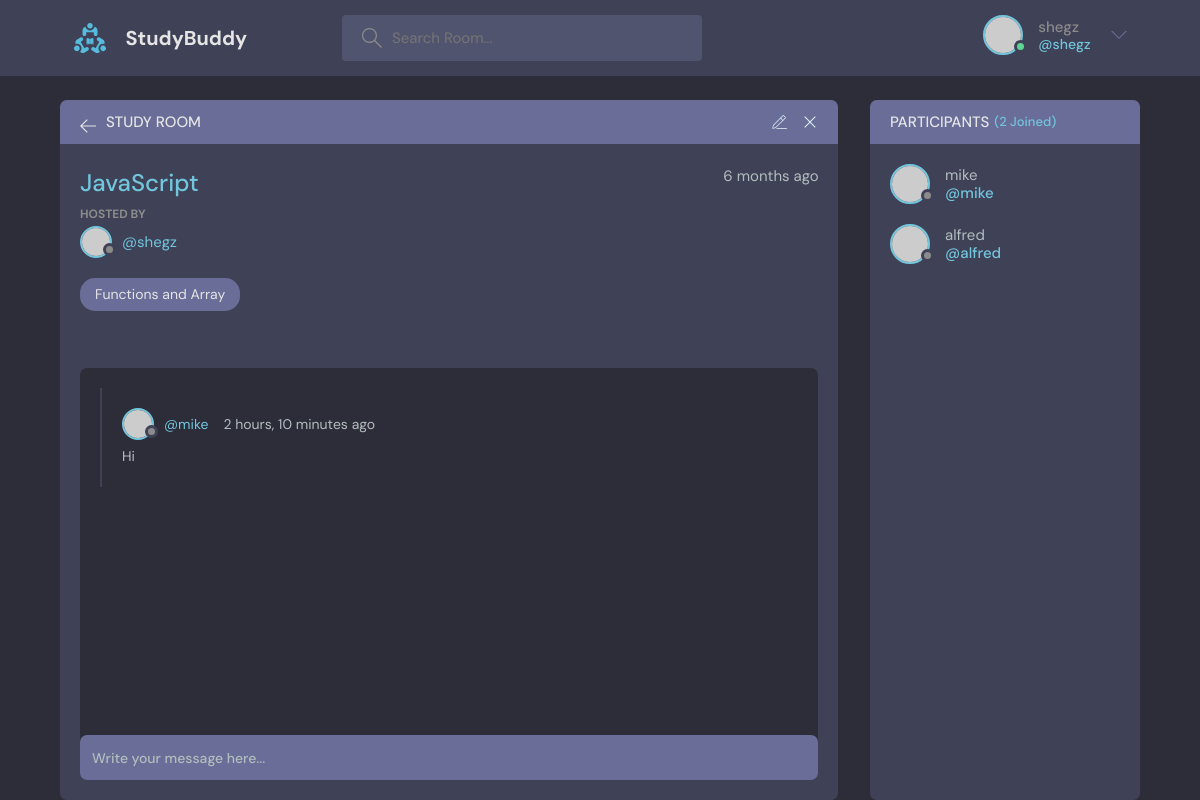
/room/2/ (signed in), run on the app's committed database.
### base/models.py (models this page shows, shortened)
class Room(models.Model):
    host = models.ForeignKey(User, on_delete=models.SET_NULL, null=True)
    topic = models.ForeignKey(Topic, on_delete=models.SET_NULL, null=True)
    name = models.CharField(max_length=200, null=True)
    description = models.TextField(null=True, blank=True)
    participants = models.ManyToManyField(
        User, related_name='participants', blank=True)
    updated = models.DateTimeField(auto_now=True)
    created = models.DateTimeField(auto_now_add=True)
    class Meta:
        ordering = ['-updated', '-created']

class Topic(models.Model):
    name = models.CharField(max_length=150)
    def __str__(self):
        return self.name

class Message(models.Model):
    user = models.ForeignKey(User, on_delete=models.CASCADE)
    room = models.ForeignKey(Room, on_delete=models.CASCADE)
    body = models.TextField()
    updated = models.DateTimeField(auto_now=True)
    created = models.DateTimeField(auto_now_add=True)
    class Meta:
        ordering = ['-updated', '-created']

### base/views.py (the view, shortened to what this page needs)
# urls.py: path('room/<str:pk>/', views.room, name="room"),
def room(request, pk):
    room = Room.objects.get(id=pk)
    room_messages = room.message_set.all()
    participants = room.participants.all()
    context = {
        'room': room,
          'room_messages': room_messages,
               'participants': participants
               }
    return render(request, 'base/room.html', context)

### base/templates/base/room.html (shortened to what this page needs)
{% extends 'main.html'%}
{% load static %}
{% block content %}
<main class="profile-page layout layout--2">
  <div class="container">
    <div class="room">
      <div class="room__top">
        <div class="room__topLeft">
          <a href="{% url 'home' %}">
            <svg version="1.1" xmlns="http://www.w3.org/2000/svg" width="32" height="32" viewBox="0 0 32 32">
              <title>arrow-left</title>
              <path d="M13.723 2.286l-13.723 13.714 13.719 13.714
                1.616-1.611-10.96-10.96h27.625v-2.286h-27.625l10.965-10.965-1.616-1.607z"></path>
            </svg>
          </a>
          <h3>Study Room</h3>
        </div>
        <div class="room__topRight">
          {% if room.host == request.user %}
          <a href="{% url 'update-room' room.id%}">
          </a>
          <a href="{% url 'delete-room' room.id%}">
            <svg version="1.1" xmlns="http://www.w3.org/2000/svg" width="32" height="32" viewBox="0 0 32 32">
              <title>remove</title>
              <path d="M27.314 6.019l-1.333-1.333-9.98
                      9.981-9.981-9.981-1.333 1.333 9.981 9.981-9.981 9.98
                      1.333 1.333 9.981-9.98 9.98 9.98 1.333-1.333-9.98-9.98
                      9.98-9.981z"></path>
            </svg>
          </a>
          {% endif %}
        </div>
      </div>
      <div class="room__box scroll">
        <div class="room__header scroll">
          <div class="room__info">
            <h3>{{room.name}}</h3>
            <span>{{room.created|timesince}} ago</span>
          </div>
          <div class="room__hosted">
            <p>Hosted By</p>
            <a href="{% url 'user-profile' user.id%}" class="room__author">
              <div class="avatar avatar--small">
                <img src="https://randomuser.me/api/portraits/men/37.jpg" />
              </div>
              <span>@{{room.host.username}}</span>
            </a>
          </div>
          <span class="room__topics">{{room.topic}}</span>
        </div>
        <div class="room__conversation">
          <div class="threads scroll">
            {% for m in room_messages %}
            <div class="thread">
              <div class="thread__top">
                <div class="thread__author">
                  <a href="{% url 'user-profile' m.user.id%}" class="thread__authorInfo">
                    <div class="avatar avatar--small">
                      <img src="https://randomuser.me/api/portraits/men/37.jpg" />
                    </div>
                    <span>@{{m.user.username}}</span>
                  </a>
                  <span class="thread__date">{{m.created|timesince}}
                    ago</span>
                </div>
              </div>
              <div class="thread__details">
                <p>{{m.body}}</p>
              </div>
            </div>
            {% endfor %}
          </div>
        </div>
      </div>
      {% if request.user.is_authenticated %}
      <div class="room__message">
        <form action="" method="POST">
          <input type="text" name="body" placeholder="Write your message here..." />
        </form>
      </div>
      {% endif %}
    </div>
    <div class="participants">
      <h3 class="participants__top">Participants <span>({{participants.count}} Joined)</span></h3>
      <div class="participants__list scroll">
        {% for p in participants %}
        <a href="{% url 'user-profile' p.id %}" class="participant">
          <div class="avatar avatar--medium">
            <img src="https://randomuser.me/api/portraits/men/37.jpg" />
          </div>
          <p>
            {{p.username}}
            <span>@{{p.username}}</span>
          </p>
        </a>
        {% endfor %}
      </div>
    </div>
  </div>
</main>
{% endblock content %}

### templates/navbar.html (shortened to what this page needs)
{% load static %}
<header class="header header--loggedIn">
    <div class="container">
        <a href="{% url 'home' %}" class="header__logo">
            <img src="{% static 'images/logo.svg' %}" />
            <h1>StudyBuddy</h1>
        </a>
        <form class="header__search" action="{% url 'home' %}" method="GET">
            <label>
                <input type="text" placeholder="Search Room..." name="q">
            </label>
        </form>
        <nav class="header__menu">
            <div class="header__user">
                {% if request.user.is_authenticated %}
                <a href="{% url 'user-profile' request.user.id%}">
                    <div class="avatar avatar--medium active">
                        <img src="https://randomuser.me/api/portraits/men/37.jpg" />
                    </div>
                    <p>{{request.user.username}} <span>@{{request.user}}</span></p>
                </a>
                {% else %}
                <a href="{% url 'login' %}">
                    <img src="{% static 'images/avatar.svg' %}" />
                    <p>Login</p>
                </a>
                {% endif %}
                <button class="dropdown-button">
                    <svg version="1.1" xmlns="http://www.w3.org/2000/svg" width="32" height="32" viewBox="0 0 32 32">
                        <title>chevron-down</title>
                        <path d="M16 21l-13-13h-3l16 16 16-16h-3l-13 13z"></path>
                    </svg>
                </button>
            </div>
        </nav>
    </div>
</header>

### data on the page
Room: name "JavaScript", created "6 months", host.username "shegz", topic "Functions and Array"
Message: user.username "mike", created "2 hours, 10 minutes", body "Hi"

### other printed values
{{ request.user.username }} "shegz"
{{ request.user }} "shegz"
{{ participants.count }} "2"
{{ p.username }} "mike"
{{ p.username }} "alfred"
